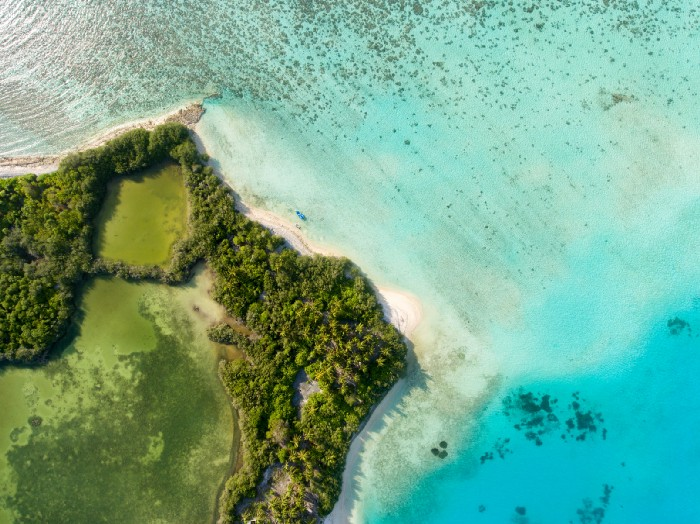
#> input picture original_img.jpeg, 700 x 524 px
$ jupyter execute ImgSeg_KMeans.ipynb
#> lines starting #> are read from the running program, lines starting #| are printed output that depends on the picture
### Loading of the needed libraries

[cell 1]
import numpy as np
import cv2
import matplotlib.pyplot as plt

### Image segmentation code

[cell 2]
#read the original image
original_img = cv2.imread("original_img.jpeg")
#> original_img is the input picture: shape (524, 700, 3); mean B, G, R 140.1, 167.8, 116.2
#convert the image from BGR to RGB (imread gives a BGR image)
img=cv2.cvtColor(original_img,cv2.COLOR_BGR2RGB)
#convert img from dim=M*N*3 to dim=K*3 where K=M*N then 1row = 1vector in RGB space
vectorized = img.reshape((-1,3))
#convert from uint8 to folat32 (k-means takes in input floats instead of unit8)
vectorized = np.float32(vectorized)
#defining the condition when the algorithm should stop interations
criteria = (cv2.TERM_CRITERIA_EPS + cv2.TERM_CRITERIA_MAX_ITER, 10, 1.0)
#setting K: the number of colors (clusters)
K = 3
#setting the number of times the algorithm is executed
attempts=10

[cell 3]
#apply k-means to gather the pixels in clusters (1cluster = 1color)
ret,label,center=cv2.kmeans(vectorized,K,None,criteria,attempts,cv2.KMEANS_PP_CENTERS)
#> ret = 913795239.4; center = [[84.09, 98.25, 44.18], [160.1, 209.3, 190.3], [7.31, 183.3, 193.5]]
#convert back to uint8
center = np.uint8(center)
#> center = [[84, 98, 44], [160, 209, 190], [7, 183, 193]]
#regenerate the segmented image
res = center[label.flatten()]
segmented_image = res.reshape((img.shape))
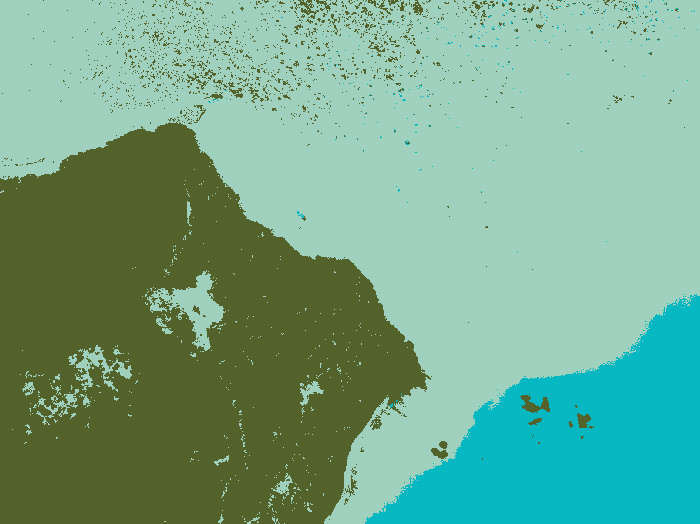
#> segmented_image: shape (524, 700, 3); mean R, G, B 116.1, 167.6, 139.8

### Plot of the original and segmented images

[cell 4]
figure_size = 15
plt.figure(figsize=(figure_size,figure_size))
#plot of the original image
plt.subplot(1,2,1),plt.imshow(img)
plt.title('Original Image'), plt.xticks([]), plt.yticks([])
#plot of the segmented image
plt.subplot(1,2,2),plt.imshow(segmented_image)
plt.title('Segmented Image with K = %i clusters' % K), plt.xticks([]), plt.yticks([])
plt.show()
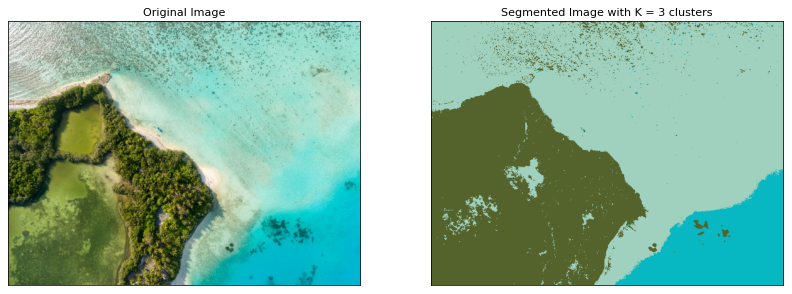
#> figure drawn by matplotlib, 2 panels

$ run again, with brain_img_1.jpeg copied over original_img.jpeg
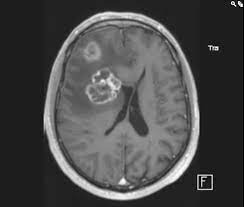
#> input picture brain_img_1.jpeg, 244 x 207 px
#> original_img is the input picture: shape (207, 244, 3); min 0, max 255, mean 74.4
#> `ret,label,center=cv2.kmeans(vectorized,K,None,criteria,attempts,cv2.KM..`: ret = 31125839.4; center = [[115.6, 115.6, 115.6], [193.6, 193.6, 193.6], [32.9, 32.9, 32.9]]
#> `center = np.uint8(center)`: center = [[115, 115, 115], [193, 193, 193], [32, 32, 32]]
#> `segmented_image = res.reshape((img.shape))`:
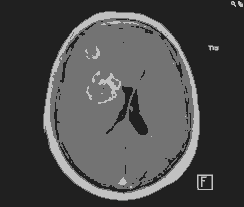
#> segmented_image: shape (207, 244, 3); min 32, max 193, mean 73.6
#> `plt.show()`:
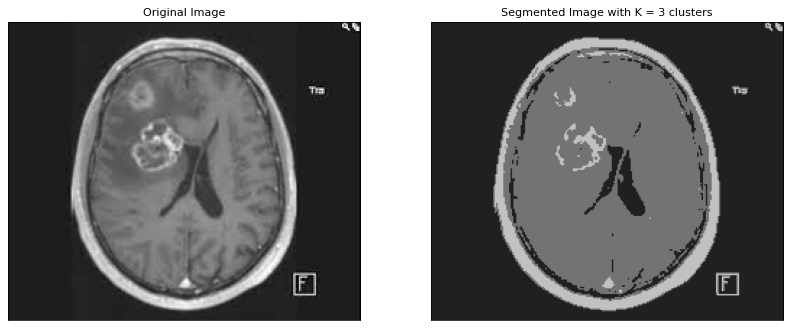
#> figure drawn by matplotlib, 2 panels
